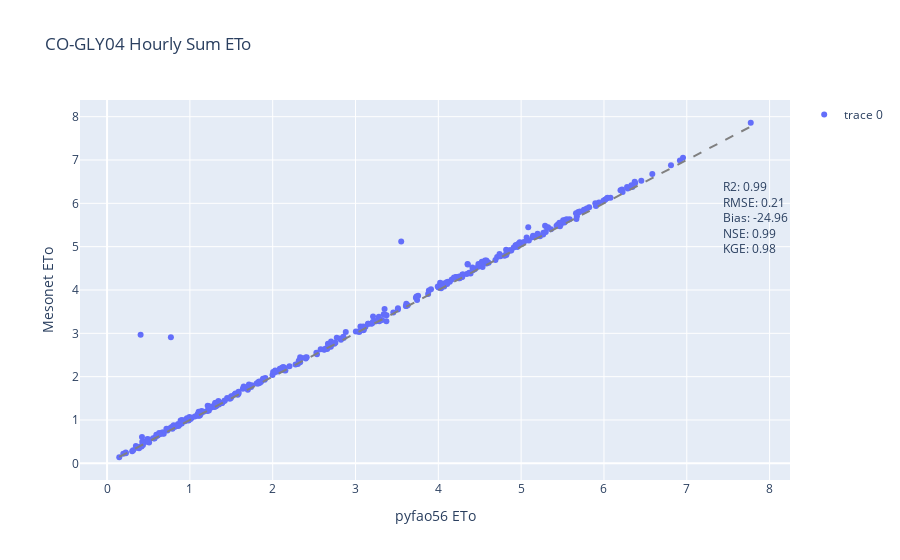

The cell this chart's notebook holds for it:
### Code cell
if time_format == 'Hourly':
    hourly_df, daily_df = compute_et_hourly(input_df, rfcrp, z, lat, lon, lzn, wndht, comment)
    if make_wth:
        to_wth(daily_df,comment)
elif time_format == 'Daily':
    daily_df = compute_et_daily(input_df, rfcrp, z, lat, wndht, comment) 
    if make_wth:
        to_wth(daily_df,comment)   
compute_statistics(daily_df,rfcrp,comment)
print('Complete!')

### Figure 1 — Plotly figure (JSON) as saved in the notebook; plotly's stock layout.template omitted (floating-point values rounded to 4 significant figures; data arrays with more than 128 entries replaced by an {"elided": "..."} marker saying what was removed)
{"data": [{"hoverinfo": "text+x+y", "hovertext": {"elided": "365 int values"}, "mode": "markers", "type": "scatter", "x": {"elided": "365 float values"}, "y": {"elided": "365 float values"}}, {"line": {"color": "gray", "dash": "dash"}, "mode": "lines", "showlegend": false, "type": "scatter", "x": [0.1471, 7.773], "y": [0.1471, 7.773]}], "layout": {"annotations": [{"align": "left", "font": {"size": 12}, "showarrow": false, "text": "R2: 0.99<br>RMSE: 0.21<br>Bias: -24.96<br>NSE: 0.99<br>KGE: 0.98<br>", "x": 1, "xref": "paper", "y": 0.8, "yref": "paper"}], "title": {"text": "CO-GLY04 Hourly Sum ETo"}, "xaxis": {"title": {"text": "pyfao56 ETo"}}, "yaxis": {"title": {"text": "Mesonet ETo"}}}}
